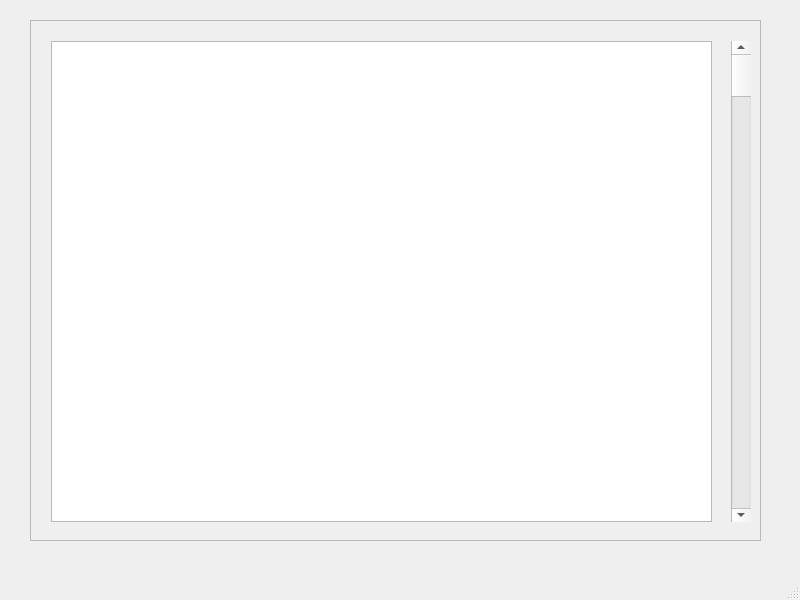
<?xml version="1.0" encoding="UTF-8"?>
<ui version="4.0">
 <class>MainWindow</class>
 <widget class="QMainWindow" name="MainWindow">
  <property name="geometry">
   <rect>
    <x>0</x>
    <y>0</y>
    <width>800</width>
    <height>600</height>
   </rect>
  </property>
  <property name="windowTitle">
   <string>MainWindow</string>
  </property>
  <widget class="QWidget" name="centralwidget">
   <widget class="QScrollArea" name="scrollArea">
    <property name="geometry">
     <rect>
      <x>30</x>
      <y>20</y>
      <width>731</width>
      <height>521</height>
     </rect>
    </property>
    <property name="widgetResizable">
     <bool>true</bool>
    </property>
    <widget class="QWidget" name="scrollAreaWidgetContents">
     <property name="geometry">
      <rect>
       <x>0</x>
       <y>0</y>
       <width>729</width>
       <height>519</height>
      </rect>
     </property>
     <widget class="QTableWidget" name="tableWidget">
      <property name="enabled">
       <bool>true</bool>
      </property>
      <property name="geometry">
       <rect>
        <x>20</x>
        <y>20</y>
        <width>661</width>
        <height>481</height>
       </rect>
      </property>
     </widget>
     <widget class="QScrollBar" name="verticalScrollBar">
      <property name="geometry">
       <rect>
        <x>700</x>
        <y>20</y>
        <width>20</width>
        <height>481</height>
       </rect>
      </property>
      <property name="orientation">
       <enum>Qt::Vertical</enum>
      </property>
     </widget>
    </widget>
   </widget>
  </widget>
  <widget class="QMenuBar" name="menubar">
   <property name="geometry">
    <rect>
     <x>0</x>
     <y>0</y>
     <width>800</width>
     <height>21</height>
    </rect>
   </property>
  </widget>
  <widget class="QStatusBar" name="statusbar"/>
 </widget>
 <resources/>
 <connections/>
</ui>
